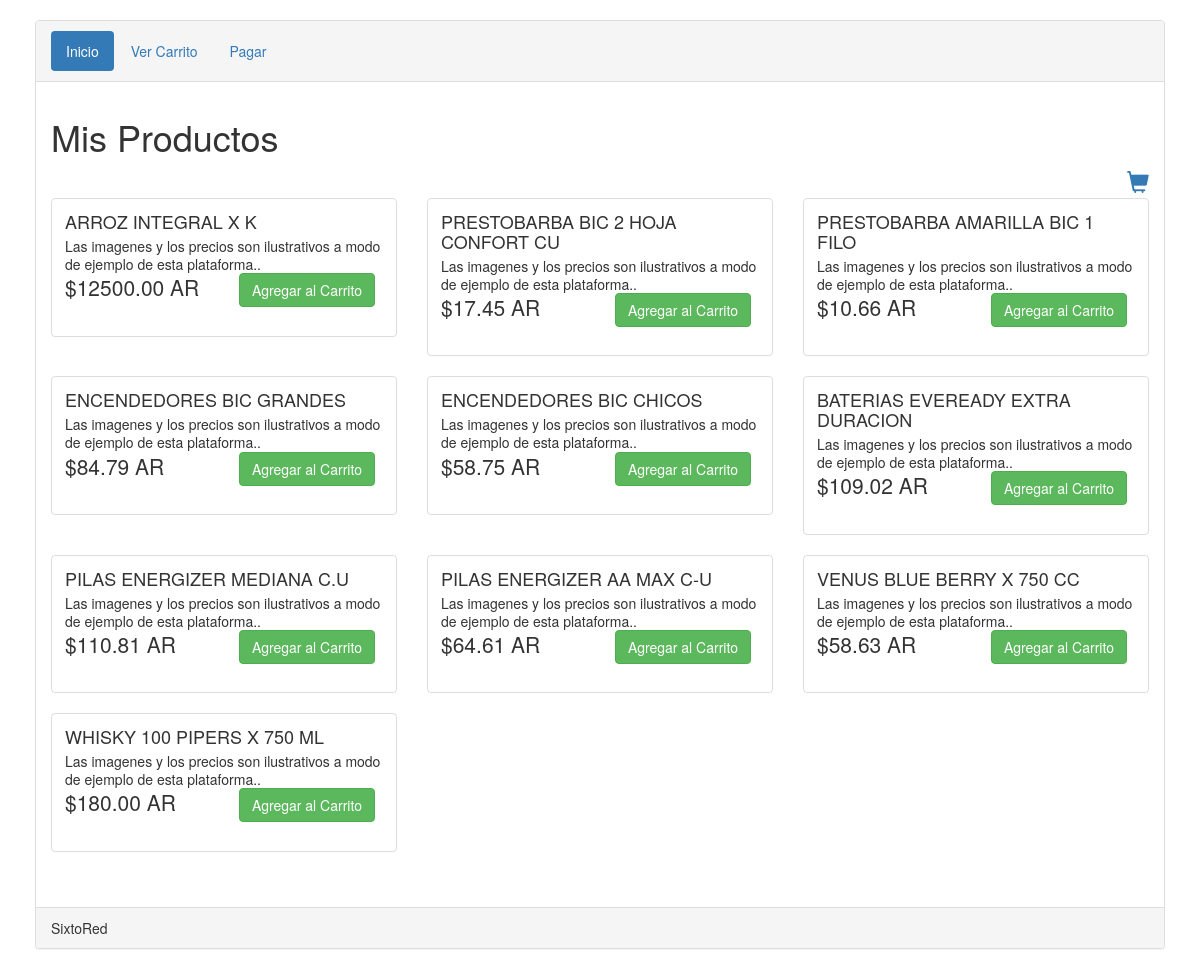
The app's page /index2.php with its own data.
### tables this page shows
CREATE TABLE `mis_productos` (
  `id` int(8) NOT NULL,
  `codigo` varchar(15) NOT NULL,
  `name` varchar(100) NOT NULL,
  `description` text NOT NULL,
  `rubro` varchar(25) NOT NULL,
  `subrubro` varchar(25) NOT NULL,
  `price` float(9,2) NOT NULL,
  `stock` float(9,3) NOT NULL,
  `created` timestamp NOT NULL DEFAULT current_timestamp(),
  `modified` timestamp NOT NULL DEFAULT current_timestamp() ON UPDATE current_timestamp(),
  `deleted_at` timestamp NULL DEFAULT NULL,
  `status` enum('1','0') NOT NULL DEFAULT '1'
);

### index2.php (the view, shortened to what this page needs)
<?php
include 'Configuracion.php';
?>
<!DOCTYPE html>
<html lang="es">
<head>
    <link rel="stylesheet" href="http://maxcdn.bootstrapcdn.com/bootstrap/3.3.7/css/bootstrap.min.css">
</head>
</head>
<body>
<div class="container">
<div class="panel panel-default">
<div class="panel-heading">
<ul class="nav nav-pills">
  <li role="presentation" class="active"><a href="index.php">Inicio</a></li>
  <li role="presentation"><a href="VerCarta.php">Ver Carrito</a></li>
  <li role="presentation"><a href="Pagos.php">Pagar</a></li>
</ul>
</div>
<div class="panel-body">
    <h1>Mis Productos</h1>
    <a href="VerCarta.php" class="cart-link" title="Ver Carrito"><i class="glyphicon glyphicon-shopping-cart"></i></a>
    <div id="products" class="row list-group">
        <?php
        $query = $db->query("SELECT * FROM mis_productos ORDER BY id DESC LIMIT 10");
        if($query->num_rows > 0){
            while($row = $query->fetch_assoc()){
        ?>
        <div class="item col-lg-4">
            <div class="thumbnail">
                <div class="caption">
                    <h4 class="list-group-item-heading"><?php echo $row["name"]; ?></h4>
                    <p class="list-group-item-text"><?php echo $row["description"]; ?></p>
                    <div class="row">
                        <div class="col-md-6">
                            <p class="lead"><?php echo '$'.$row["price"].' AR'; ?></p>
                        </div>
                        <div class="col-md-6">
                            <a class="btn btn-success" href="AccionCarta.php?action=addToCart&id=<?php echo $row["id"]; ?>">Agregar al Carrito</a>
                        </div>
                    </div>
                </div>
            </div>
        </div>
        <?php } }else{ ?>
        <p>Producto(s) no existe.....</p>
        <?php } ?>
    </div>
        </div>
 <div class="panel-footer">SixtoRed</div>
 </div>
</div>
</body>
</html>

### index2.php (style rules this page uses)
.container { padding: 20px; }
.cart-link { width: 100%;text-align: right;display: block;font-size: 22px; }

### records on screen
mis_productos: name "ARROZ INTEGRAL X K", description "Las imagenes y los precios son ilustrativos a modo de ejemplo de esta plataforma..", price "12500.00"
mis_productos: name "PRESTOBARBA BIC 2 HOJA CONFORT CU", description "Las imagenes y los precios son ilustrativos a modo de ejemplo de esta plataforma..", price "17.45"
mis_productos: name "PRESTOBARBA AMARILLA BIC 1 FILO", description "Las imagenes y los precios son ilustrativos a modo de ejemplo de esta plataforma..", price "10.66"
mis_productos: name "ENCENDEDORES BIC GRANDES", description "Las imagenes y los precios son ilustrativos a modo de ejemplo de esta plataforma..", price "84.79"
mis_productos: name "ENCENDEDORES BIC CHICOS", description "Las imagenes y los precios son ilustrativos a modo de ejemplo de esta plataforma..", price "58.75"
mis_productos: name "BATERIAS EVEREADY EXTRA DURACION", description "Las imagenes y los precios son ilustrativos a modo de ejemplo de esta plataforma..", price "109.02"
mis_productos: name "PILAS ENERGIZER MEDIANA C.U", description "Las imagenes y los precios son ilustrativos a modo de ejemplo de esta plataforma..", price "110.81"
mis_productos: name "PILAS ENERGIZER AA MAX C-U", description "Las imagenes y los precios son ilustrativos a modo de ejemplo de esta plataforma..", price "64.61"
mis_productos: name "VENUS BLUE BERRY X 750 CC", description "Las imagenes y los precios son ilustrativos a modo de ejemplo de esta plataforma..", price "58.63"
mis_productos: name "WHISKY 100 PIPERS X 750 ML", description "Las imagenes y los precios son ilustrativos a modo de ejemplo de esta plataforma..", price "180.00"
